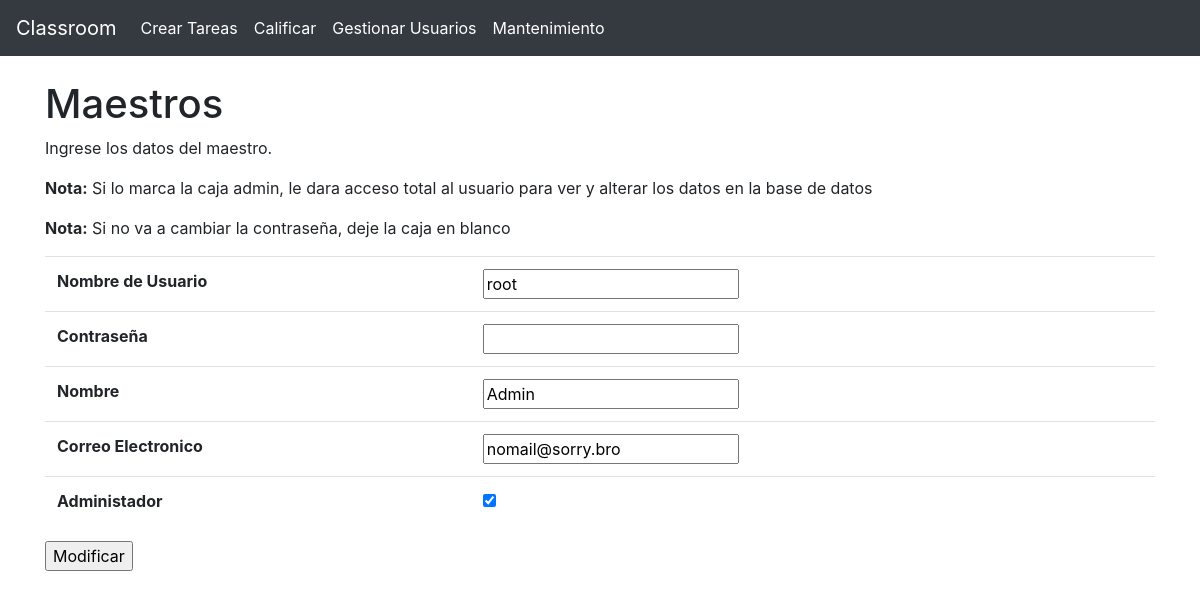
Screenshot of /gestionDeUsuarios/actualizarM/1 (signed in) with the database file from the repository.
### app.py (models this page shows)
class Maestro(db.Model):
    Id                = db.Column(db.Integer, primary_key=True)
    NombreUsuario     = db.Column(db.String(30), unique=True, nullable=False)
    Contrasena        = db.Column(db.String(32), nullable=False)
    Nombre            = db.Column(db.String(30), nullable=False)
    CorreoElectronico = db.Column(db.String(30), nullable=False)
    Admin             = db.Column(db.Boolean, nullable=False)
    clases            = db.relationship("Clases", backref="clasesPorMaestro")

### app.py (the view)
@app.route("/gestionDeUsuarios/actualizarM/<int:id>", methods=["GET", "POST"])
def gestionUsuariosActualizarM(id):
    if not "type" in session:
        flash("Cuidado mano, que tengo tu ip")
        return redirect("/")
    if session["type"] != "Admin":
        flash("Cuidado, que tengo tu IP")
        return redirect("/")
    if request.method == "POST":
        if id != 0:
            nMaestro = Maestro.query.get(id)
            contra = request.form.get("contrasena")
            if contra != "":
                nMaestro.Contrasena = hash.hash_passwd(contra)
            nMaestro.NombreUsuario     = request.form.get("nombreUsuario")
            nMaestro.Nombre            = request.form.get("nombre")
            nMaestro.CorreoElectronico = request.form.get("correoElectronico")
            nMaestro.Admin             = request.form.get("admin") == "on"
            db.session.commit()
        return redirect("/gestionDeUsuarios/actualizarM/0")
    else:
        if id == 0:
            maestros = Maestro.query.all()
            return render_template("enlistarM.html", type=session["type"], maestros=maestros)
        else:
            maestro = Maestro.query.get(id)
            return render_template("modificarM.html", type=session["type"], maestro=maestro)

### templates/modificarM.html
{% extends "base.html" %}
{% block contenido %}
    <br>
    <h1>Maestros</h1>
    <p> Ingrese los datos del maestro.</p>
    <p><strong>Nota:</strong> Si lo marca la caja admin, le dara acceso total al usuario para ver y alterar los datos en la base de datos</p>
    <p><strong>Nota:</strong> Si no va a cambiar la contraseña, deje la caja en blanco</p>
    {% if maestro %}
    <form action="/gestionDeUsuarios/actualizarM/{{ maestro.Id }}" method="post">
        <table class="table">
            <tr>
                <th>Nombre de Usuario</th>
                <th><input type="text" name="nombreUsuario" value="{{ maestro.NombreUsuario }}" required/></th>
            </tr>
            <tr>
                <th>Contraseña</th>
                <th><input type="text" name="contrasena" value="" /></th>
            </tr>
            <tr>
                <th>Nombre</th>
                <th><input type="text" name="nombre" value="{{ maestro.Nombre }}" required/></th>
            </tr>
            <tr>
                <th>Correo Electronico</th>
                <th><input type="email" name="correoElectronico" value="{{ maestro.CorreoElectronico }}" required/></th>
            </tr>
            <tr>
                <th>Administador</th>
                <th><input type="checkbox" name="admin"
                           {% if maestro.Admin %}
                               checked="on"
                           {% else %}
                               checked="off"
                           {% endif %}
                    /></th>
            </tr>
        </table>
        <input type="submit" value="Modificar"/>
    </form>
    {% else %}
    <h1>
        No se que haces, pero si te pones a trastear mas, vas a romper el sitio.
    </h1>
    {% endif %}
{% endblock %}

### rows the page displays
Maestro: nombreUsuario "root", nombre "Admin", correoElectronico "nomail@sorry.bro", Admin "☑"
